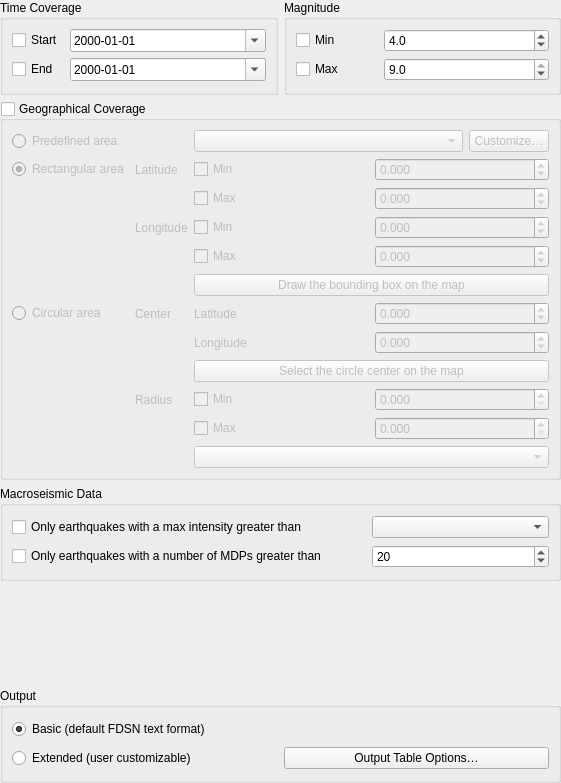
<?xml version="1.0" encoding="UTF-8"?>
<ui version="4.0">
 <class>filter_parameter_widget_base</class>
 <widget class="QWidget" name="filter_parameter_widget_base">
  <property name="geometry">
   <rect>
    <x>0</x>
    <y>0</y>
    <width>561</width>
    <height>783</height>
   </rect>
  </property>
  <property name="windowTitle">
   <string>Form</string>
  </property>
  <layout class="QGridLayout" name="gridLayout">
   <property name="leftMargin">
    <number>0</number>
   </property>
   <property name="topMargin">
    <number>0</number>
   </property>
   <property name="rightMargin">
    <number>0</number>
   </property>
   <property name="bottomMargin">
    <number>0</number>
   </property>
   <item row="2" column="0" colspan="2">
    <widget class="QGroupBox" name="macroseismic_data_group">
     <property name="title">
      <string>Macroseismic Data</string>
     </property>
     <property name="checkable">
      <bool>false</bool>
     </property>
     <property name="checked">
      <bool>false</bool>
     </property>
     <layout class="QGridLayout" name="gridLayout_2" columnstretch="2,1">
      <item row="1" column="0">
       <widget class="QCheckBox" name="earthquake_number_mdps_greater_check">
        <property name="text">
         <string>Only earthquakes with a number of MDPs greater than</string>
        </property>
       </widget>
      </item>
      <item row="0" column="0">
       <widget class="QCheckBox" name="earthquake_max_intensity_greater_check">
        <property name="text">
         <string>Only earthquakes with a max intensity greater than</string>
        </property>
       </widget>
      </item>
      <item row="1" column="1">
       <widget class="QSpinBox" name="earthquake_number_mdps_greater_spin">
        <property name="maximum">
         <number>999999</number>
        </property>
        <property name="value">
         <number>20</number>
        </property>
       </widget>
      </item>
      <item row="0" column="1">
       <widget class="QComboBox" name="earthquake_max_intensity_greater_combo"/>
      </item>
     </layout>
    </widget>
   </item>
   <item row="0" column="1">
    <widget class="QGroupBox" name="magnitude_group">
     <property name="title">
      <string>Magnitude</string>
     </property>
     <layout class="QGridLayout" name="gridLayout_7" columnstretch="1,2">
      <item row="0" column="1">
       <widget class="QDoubleSpinBox" name="fdsn_event_min_magnitude">
        <property name="decimals">
         <number>1</number>
        </property>
        <property name="minimum">
         <double>-8.000000000000000</double>
        </property>
        <property name="maximum">
         <double>9.000000000000000</double>
        </property>
        <property name="singleStep">
         <double>0.500000000000000</double>
        </property>
        <property name="value">
         <double>4.000000000000000</double>
        </property>
       </widget>
      </item>
      <item row="1" column="0">
       <widget class="QCheckBox" name="max_mag_check">
        <property name="text">
         <string>Max</string>
        </property>
       </widget>
      </item>
      <item row="0" column="0">
       <widget class="QCheckBox" name="min_mag_check">
        <property name="text">
         <string>Min</string>
        </property>
       </widget>
      </item>
      <item row="1" column="1">
       <widget class="QDoubleSpinBox" name="fdsn_event_max_magnitude">
        <property name="decimals">
         <number>1</number>
        </property>
        <property name="minimum">
         <double>-8.000000000000000</double>
        </property>
        <property name="maximum">
         <double>9.000000000000000</double>
        </property>
        <property name="singleStep">
         <double>0.500000000000000</double>
        </property>
        <property name="value">
         <double>9.000000000000000</double>
        </property>
       </widget>
      </item>
     </layout>
    </widget>
   </item>
   <item row="0" column="0">
    <widget class="QGroupBox" name="time_coverage_group">
     <property name="title">
      <string>Time Coverage</string>
     </property>
     <layout class="QGridLayout" name="gridLayout_3" columnstretch="0,1">
      <item row="0" column="0">
       <widget class="QCheckBox" name="min_time_check">
        <property name="text">
         <string>Start</string>
        </property>
       </widget>
      </item>
      <item row="0" column="1">
       <widget class="QDateTimeEdit" name="fdsn_event_start_date">
        <property name="maximumDateTime">
         <datetime>
          <hour>23</hour>
          <minute>59</minute>
          <second>59</second>
          <year>9999</year>
          <month>12</month>
          <day>31</day>
         </datetime>
        </property>
        <property name="displayFormat">
         <string>yyyy-MM-dd</string>
        </property>
        <property name="calendarPopup">
         <bool>true</bool>
        </property>
       </widget>
      </item>
      <item row="1" column="1">
       <widget class="QDateTimeEdit" name="fdsn_event_end_date">
        <property name="minimumDate">
         <date>
          <year>1777</year>
          <month>9</month>
          <day>14</day>
         </date>
        </property>
        <property name="displayFormat">
         <string>yyyy-MM-dd</string>
        </property>
        <property name="calendarPopup">
         <bool>true</bool>
        </property>
       </widget>
      </item>
      <item row="1" column="0">
       <widget class="QCheckBox" name="max_time_check">
        <property name="text">
         <string>End</string>
        </property>
       </widget>
      </item>
     </layout>
    </widget>
   </item>
   <item row="1" column="0" colspan="2">
    <widget class="QGroupBox" name="limit_extent_checkbox">
     <property name="title">
      <string>Geographical Coverage</string>
     </property>
     <property name="flat">
      <bool>false</bool>
     </property>
     <property name="checkable">
      <bool>true</bool>
     </property>
     <property name="checked">
      <bool>false</bool>
     </property>
     <layout class="QGridLayout" name="gridLayout_6" columnstretch="0,0,1,1">
      <item row="12" column="3">
       <widget class="QDoubleSpinBox" name="radius_max_spinbox">
        <property name="decimals">
         <number>3</number>
        </property>
        <property name="minimum">
         <double>0.000000000000000</double>
        </property>
        <property name="maximum">
         <double>999999999.000000000000000</double>
        </property>
       </widget>
      </item>
      <item row="11" column="1">
       <widget class="QLabel" name="label_circ_radius">
        <property name="text">
         <string>Radius</string>
        </property>
       </widget>
      </item>
      <item row="3" column="2">
       <widget class="QCheckBox" name="lat_max_checkbox">
        <property name="text">
         <string>Max</string>
        </property>
       </widget>
      </item>
      <item row="2" column="0">
       <widget class="QRadioButton" name="radio_rectangular_area">
        <property name="text">
         <string>Rectangular area</string>
        </property>
        <property name="checked">
         <bool>true</bool>
        </property>
       </widget>
      </item>
      <item row="4" column="1">
       <widget class="QLabel" name="label_rect_long">
        <property name="text">
         <string>Longitude</string>
        </property>
       </widget>
      </item>
      <item row="3" column="3">
       <widget class="QDoubleSpinBox" name="lat_max_spinbox">
        <property name="decimals">
         <number>3</number>
        </property>
        <property name="minimum">
         <double>-90.000000000000000</double>
        </property>
        <property name="maximum">
         <double>90.000000000000000</double>
        </property>
       </widget>
      </item>
      <item row="5" column="2">
       <widget class="QCheckBox" name="long_max_checkbox">
        <property name="text">
         <string>Max</string>
        </property>
       </widget>
      </item>
      <item row="10" column="2" colspan="2">
       <widget class="QPushButton" name="circle_center_draw_on_map">
        <property name="text">
         <string>Select the circle center on the map</string>
        </property>
       </widget>
      </item>
      <item row="2" column="3">
       <widget class="QDoubleSpinBox" name="lat_min_spinbox">
        <property name="decimals">
         <number>3</number>
        </property>
        <property name="minimum">
         <double>-90.000000000000000</double>
        </property>
        <property name="maximum">
         <double>90.000000000000000</double>
        </property>
       </widget>
      </item>
      <item row="5" column="3">
       <widget class="QDoubleSpinBox" name="long_max_spinbox">
        <property name="decimals">
         <number>3</number>
        </property>
        <property name="minimum">
         <double>-180.000000000000000</double>
        </property>
        <property name="maximum">
         <double>180.000000000000000</double>
        </property>
        <property name="singleStep">
         <double>1.000000000000000</double>
        </property>
       </widget>
      </item>
      <item row="13" column="2" colspan="2">
       <widget class="QComboBox" name="radius_unit_combobox"/>
      </item>
      <item row="11" column="3">
       <widget class="QDoubleSpinBox" name="radius_min_spinbox">
        <property name="decimals">
         <number>3</number>
        </property>
        <property name="minimum">
         <double>0.000000000000000</double>
        </property>
        <property name="maximum">
         <double>999999999.000000000000000</double>
        </property>
       </widget>
      </item>
      <item row="12" column="2">
       <widget class="QCheckBox" name="radius_max_checkbox">
        <property name="text">
         <string>Max</string>
        </property>
       </widget>
      </item>
      <item row="8" column="2">
       <widget class="QLabel" name="label_circ_lat">
        <property name="text">
         <string>Latitude</string>
        </property>
       </widget>
      </item>
      <item row="9" column="2">
       <widget class="QLabel" name="label_circ_long">
        <property name="text">
         <string>Longitude</string>
        </property>
       </widget>
      </item>
      <item row="9" column="3">
       <widget class="QDoubleSpinBox" name="circular_long_spinbox">
        <property name="decimals">
         <number>3</number>
        </property>
        <property name="minimum">
         <double>-180.000000000000000</double>
        </property>
        <property name="maximum">
         <double>180.000000000000000</double>
        </property>
        <property name="singleStep">
         <double>1.000000000000000</double>
        </property>
       </widget>
      </item>
      <item row="8" column="0">
       <widget class="QRadioButton" name="radio_circular_area">
        <property name="text">
         <string>Circular area</string>
        </property>
       </widget>
      </item>
      <item row="8" column="1">
       <widget class="QLabel" name="label_circ_center">
        <property name="text">
         <string>Center</string>
        </property>
       </widget>
      </item>
      <item row="4" column="2">
       <widget class="QCheckBox" name="long_min_checkbox">
        <property name="text">
         <string>Min</string>
        </property>
       </widget>
      </item>
      <item row="6" column="2" colspan="2">
       <widget class="QPushButton" name="rect_extent_draw_on_map">
        <property name="text">
         <string>Draw the bounding box on the map</string>
        </property>
       </widget>
      </item>
      <item row="8" column="3">
       <widget class="QDoubleSpinBox" name="circular_lat_spinbox">
        <property name="decimals">
         <number>3</number>
        </property>
        <property name="minimum">
         <double>-90.000000000000000</double>
        </property>
        <property name="maximum">
         <double>90.000000000000000</double>
        </property>
       </widget>
      </item>
      <item row="2" column="1">
       <widget class="QLabel" name="label_rect_lat">
        <property name="text">
         <string>Latitude</string>
        </property>
       </widget>
      </item>
      <item row="11" column="2">
       <widget class="QCheckBox" name="radius_min_checkbox">
        <property name="text">
         <string>Min</string>
        </property>
       </widget>
      </item>
      <item row="4" column="3">
       <widget class="QDoubleSpinBox" name="long_min_spinbox">
        <property name="decimals">
         <number>3</number>
        </property>
        <property name="minimum">
         <double>-180.000000000000000</double>
        </property>
        <property name="maximum">
         <double>180.000000000000000</double>
        </property>
        <property name="singleStep">
         <double>1.000000000000000</double>
        </property>
       </widget>
      </item>
      <item row="2" column="2">
       <widget class="QCheckBox" name="lat_min_checkbox">
        <property name="text">
         <string>Min</string>
        </property>
       </widget>
      </item>
      <item row="0" column="2" colspan="2">
       <layout class="QHBoxLayout" name="horizontalLayout" stretch="1,0">
        <item>
         <widget class="QComboBox" name="combo_predefined_area"/>
        </item>
        <item>
         <widget class="QPushButton" name="button_customize_areas">
          <property name="text">
           <string>Customize…</string>
          </property>
         </widget>
        </item>
       </layout>
      </item>
      <item row="0" column="0" colspan="2">
       <widget class="QRadioButton" name="radio_predefined_area">
        <property name="text">
         <string>Predefined area</string>
        </property>
       </widget>
      </item>
     </layout>
    </widget>
   </item>
   <item row="4" column="0" colspan="2">
    <widget class="QGroupBox" name="groupBox_4">
     <property name="title">
      <string>Output</string>
     </property>
     <layout class="QGridLayout" name="gridLayout_8">
      <item row="1" column="0">
       <widget class="QRadioButton" name="radio_extended_output">
        <property name="text">
         <string>Extended (user customizable)</string>
        </property>
       </widget>
      </item>
      <item row="1" column="1">
       <widget class="QPushButton" name="output_table_options_button">
        <property name="text">
         <string>Output Table Options…</string>
        </property>
       </widget>
      </item>
      <item row="0" column="0" colspan="2">
       <widget class="QRadioButton" name="radio_basic_output">
        <property name="text">
         <string>Basic (default FDSN text format)</string>
        </property>
        <property name="checked">
         <bool>true</bool>
        </property>
       </widget>
      </item>
     </layout>
    </widget>
   </item>
   <item row="3" column="0" colspan="2">
    <widget class="OutputOptionsWidget" name="output_options_widget" native="true"/>
   </item>
  </layout>
 </widget>
 <customwidgets>
  <customwidget>
   <class>OutputOptionsWidget</class>
   <extends>QWidget</extends>
   <header>qquake.gui.output_options_widget</header>
   <container>1</container>
  </customwidget>
 </customwidgets>
 <resources/>
 <connections/>
</ui>
